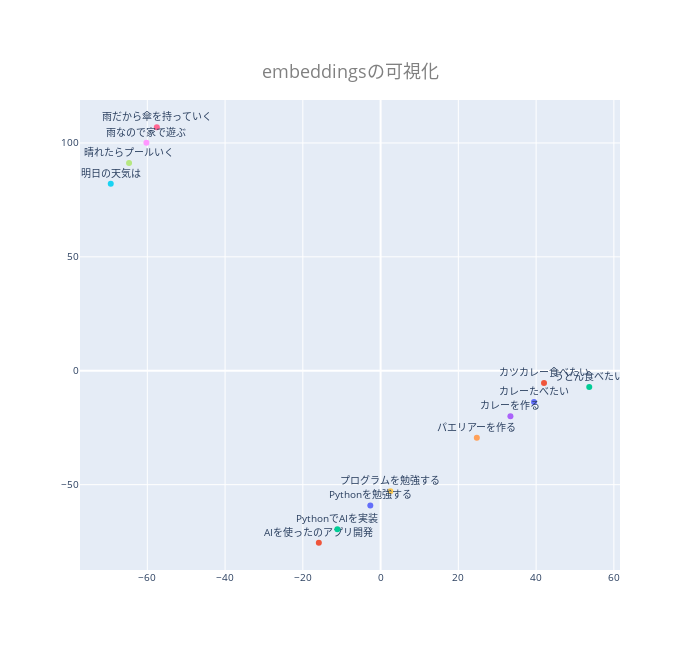

Notebook code for this chart:
### Code cell
fig2.update_layout(title=dict(text='embeddingsの可視化',
                              font=dict(size=18,
                                        color='grey'),
                              xref='paper', # container or paper
                              x=0.5,
                              y=0.9,
                              xanchor='center'
                              ),
                    showlegend=False,
                    font = dict(size=10),
                    width=700,
                    height=650)
fig2.show()

### Figure 1 — Plotly figure (JSON) as saved in the notebook; plotly's stock layout.template omitted (floating-point values rounded to 4 significant figures)
{"data": [{"mode": "markers+text", "text": "カレーたべたい", "textposition": "top center", "type": "scatter", "x": [39.46], "y": [-13.7]}, {"mode": "markers+text", "text": "カツカレー食べたい", "textposition": "top center", "type": "scatter", "x": [42.03], "y": [-5.386]}, {"mode": "markers+text", "text": "うどん食べたい", "textposition": "top center", "type": "scatter", "x": [53.67], "y": [-7.084]}, {"mode": "markers+text", "text": "カレーを作る", "textposition": "top center", "type": "scatter", "x": [33.39], "y": [-19.99]}, {"mode": "markers+text", "text": "パエリアーを作る", "textposition": "top center", "type": "scatter", "x": [24.75], "y": [-29.43]}, {"mode": "markers+text", "text": "明日の天気は", "textposition": "top center", "type": "scatter", "x": [-69.41], "y": [82.05]}, {"mode": "markers+text", "text": "雨だから傘を持っていく", "textposition": "top center", "type": "scatter", "x": [-57.55], "y": [106.9]}, {"mode": "markers+text", "text": "晴れたらプールいく", "textposition": "top center", "type": "scatter", "x": [-64.7], "y": [91.16]}, {"mode": "markers+text", "text": "雨なので家で遊ぶ", "textposition": "top center", "type": "scatter", "x": [-60.23], "y": [100.1]}, {"mode": "markers+text", "text": "プログラムを勉強する", "textposition": "top center", "type": "scatter", "x": [2.529], "y": [-52.93]}, {"mode": "markers+text", "text": "Pythonを勉強する", "textposition": "top center", "type": "scatter", "x": [-2.639], "y": [-59.14]}, {"mode": "markers+text", "text": "AIを使ったのアプリ開発", "textposition": "top center", "type": "scatter", "x": [-15.88], "y": [-75.5]}, {"mode": "markers+text", "text": "PythonでAIを実装", "textposition": "top center", "type": "scatter", "x": [-11.12], "y": [-69.58]}], "layout": {"font": {"size": 10}, "height": 650, "showlegend": false, "title": {"font": {"color": "grey", "size": 18}, "text": "embeddingsの可視化", "x": 0.5, "xanchor": "center", "xref": "paper", "y": 0.9}, "width": 700}}
